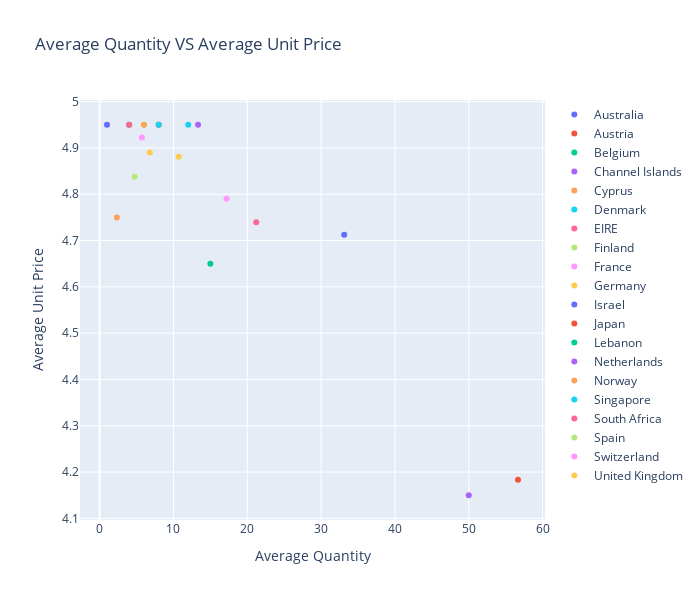

Write notebook code for a chart like this one.
### Code cell
# Traces
traces = [go.Scatter(x=[pb_country_qty_up['Quantity'][country]], 
                     y=[pb_country_qty_up['UnitPrice'][country]], 
                     mode='markers',
                     name=country)
          for country in pb_country_qty_up.index];

# Layout 
layout = go.Layout(width=700, height=600,
                   xaxis=go.layout.XAxis(title=go.layout.xaxis.Title(text='Average Quantity')),
                   yaxis=go.layout.YAxis(title=go.layout.yaxis.Title(text='Average Unit Price')),
                   title=go.layout.Title(text='Average Quantity VS Average Unit Price'));
# Plot
py.iplot(go.Figure(data=traces, layout=layout));

### Figure 1 — Plotly figure (JSON) as saved in the notebook; plotly's stock layout.template omitted (floating-point values rounded to 4 significant figures)
{"data": [{"mode": "markers", "name": "Australia", "type": "scatter", "x": [33.12], "y": [4.713]}, {"mode": "markers", "name": "Austria", "type": "scatter", "x": [8], "y": [4.95]}, {"mode": "markers", "name": "Belgium", "type": "scatter", "x": [4], "y": [4.95]}, {"mode": "markers", "name": "Channel Islands", "type": "scatter", "x": [13.33], "y": [4.95]}, {"mode": "markers", "name": "Cyprus", "type": "scatter", "x": [2.333], "y": [4.75]}, {"mode": "markers", "name": "Denmark", "type": "scatter", "x": [12], "y": [4.95]}, {"mode": "markers", "name": "EIRE", "type": "scatter", "x": [21.21], "y": [4.739]}, {"mode": "markers", "name": "Finland", "type": "scatter", "x": [6], "y": [4.95]}, {"mode": "markers", "name": "France", "type": "scatter", "x": [5.727], "y": [4.923]}, {"mode": "markers", "name": "Germany", "type": "scatter", "x": [6.8], "y": [4.89]}, {"mode": "markers", "name": "Israel", "type": "scatter", "x": [1], "y": [4.95]}, {"mode": "markers", "name": "Japan", "type": "scatter", "x": [56.67], "y": [4.183]}, {"mode": "markers", "name": "Lebanon", "type": "scatter", "x": [15], "y": [4.65]}, {"mode": "markers", "name": "Netherlands", "type": "scatter", "x": [50], "y": [4.15]}, {"mode": "markers", "name": "Norway", "type": "scatter", "x": [6], "y": [4.95]}, {"mode": "markers", "name": "Singapore", "type": "scatter", "x": [8], "y": [4.95]}, {"mode": "markers", "name": "South Africa", "type": "scatter", "x": [4], "y": [4.95]}, {"mode": "markers", "name": "Spain", "type": "scatter", "x": [4.75], "y": [4.838]}, {"mode": "markers", "name": "Switzerland", "type": "scatter", "x": [17.2], "y": [4.79]}, {"mode": "markers", "name": "United Kingdom", "type": "scatter", "x": [10.71], "y": [4.881]}], "layout": {"height": 600, "title": {"text": "Average Quantity VS Average Unit Price"}, "width": 700, "xaxis": {"autorange": true, "range": [-2.666, 60.33], "title": {"text": "Average Quantity"}, "type": "linear"}, "yaxis": {"autorange": true, "range": [4.097, 5.003], "title": {"text": "Average Unit Price"}, "type": "linear"}}}
